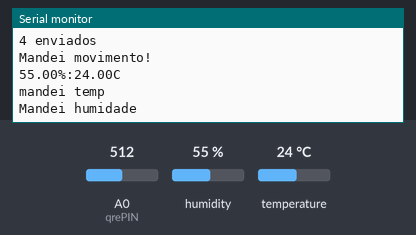
A sketch run on a simulated ESP8266 (NodeMCU). Shown: the last lines printed to the serial monitor. Inputs (shaded band) come from the test bench; at power-on: temperature 24 °C, humidity 55 %, A0 (qrePIN) = 512. WiFi joins after 1.5 s; servers stay silent unless stated; no MQTT or app messages arrive unless stated.

Above: at 5.7 s.
5.8 s: temperature set to 12 °C
7.3 s: humidity set to 22 %
At 8.6 s:
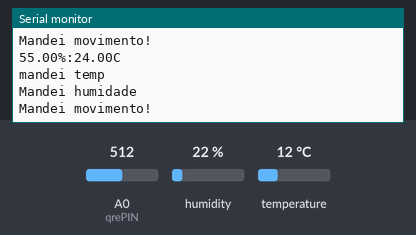
8.8 s: humidity set to 40 %
At 11.4 s:
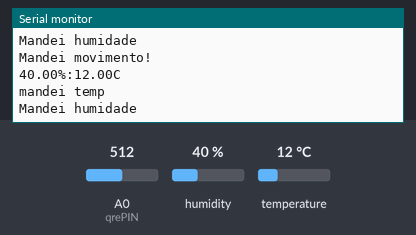

The sketch:

code_MQTT_esp8266.ino
```cpp
#include <ESP8266WiFi.h>
#include "Adafruit_MQTT.h"
#include "Adafruit_MQTT_Client.h"
#include "DHT.h"
#include <EEPROM.h>
#include <SPI.h>

#define dhtPIN D1
#define qrePIN A0 // define our potentiometer at pin0 which is the ADC for the ESP8266 board (the only ADC pin available)
/************************* WiFi Access Point *********************************/

#define WLAN_SSID       "Alice" // enter your WiFi SSID
#define WLAN_PASS       "aliceinwonderland" // this is your WiFi password

/************************* Adafruit.io Setup *********************************/

#define MQTT_SERVER      "192.168.137.250" // change this to your Pi IP_address
#define MQTT_SERVERPORT  1883                   // use 8883 for SSL
#define MQTT_USERNAME    "" // empty
#define MQTT_KEY         "" // empty

/************ Global State (you don't need to change this!) ******************/

// Create an ESP8266 WiFiClient class to connect to the MQTT server.
WiFiClient client;
// or... use WiFiFlientSecure for SSL
//WiFiClientSecure client;

// Setup the MQTT client class by passing in the WiFi client and MQTT server and login details.
Adafruit_MQTT_Client mqtt(&client, MQTT_SERVER, MQTT_SERVERPORT, MQTT_USERNAME, MQTT_KEY);

/****************************** data stream publish/subscribe ***************************************/

Adafruit_MQTT_Publish temp_stream = Adafruit_MQTT_Publish(&mqtt, MQTT_USERNAME "temp"); // change the topic
Adafruit_MQTT_Publish humi_stream = Adafruit_MQTT_Publish(&mqtt, MQTT_USERNAME "humi"); // change the topic
Adafruit_MQTT_Publish move_stream = Adafruit_MQTT_Publish(&mqtt, MQTT_USERNAME "move"); // change the topic
Adafruit_MQTT_Publish thing_stream = Adafruit_MQTT_Publish(&mqtt, MQTT_USERNAME "thingIp"); // change the topic
Adafruit_MQTT_Publish sensor_stream = Adafruit_MQTT_Publish(&mqtt, MQTT_USERNAME "sensor"); // change the topic

//Adafruit_MQTT_Publish pi_led = Adafruit_MQTT_Publish(&mqtt, MQTT_USERNAME "/pi/led"); // ignore this for now


/*************************** Sketch Code ************************************/

// Bug workaround for Arduino 1.6.6, it seems to need a function declaration
// for some reason (only affects ESP8266, likely an arduino-builder bug).
void MQTT_connect();

DHT dht;
int sensorValue = 0;
int sensorValueOn = 0;
float auxTemp = 0.0;
float auxHumid = 0.0;
boolean flag = true;
int tempoAtual = 0;
int tempoContadorDHT11 =  0;
int tempoContadorQRE =  0;
const int trezeSegundos = 13000;
const int dezSegundos = 10000;
int tempoContadorPublish = 0;

void setup() {
  Serial.begin(921600);
  delay(10);
  //pinMode(pot,INPUT); // potentiometer connected to A0 to obtain analog value to be streamed to Raspberry Pi (broker)
  Serial.println(F("Adafruit MQTT demo"));
  dht.setup(dhtPIN);

  // Connect to WiFi access point.
  Serial.println(); Serial.println();
  Serial.print("Connecting to ");
  Serial.println(WLAN_SSID);

  WiFi.begin(WLAN_SSID, WLAN_PASS);
  while (WiFi.status() != WL_CONNECTED) {
    delay(500);
    Serial.print(".");
  }
  Serial.println();

  Serial.println("WiFi connected");
  Serial.println("IP address: "); Serial.println(WiFi.localIP());
  String IP = WiFi.localIP().toString();
  char IP_char[15];
  IP.toCharArray(IP_char, 15);
  //sendThingInfo(WiFi.localIP().toString());
  //sendSensor("QRE");
  //sendSensor("DHT11");
  MQTT_connect();
  delay(500);
  thing_stream.publish(IP_char);
  delay(500);
  sensor_stream.publish("QRE");
  delay(500);
  sensor_stream.publish("DHT11");
  delay(500);
  move_stream.publish(0);
  delay(500);
  Serial.println("4 enviados");
  delay(500);
}

uint32_t x = 0;

void loop() {
  delay(25);
  tempoAtual = millis();

  if ((tempoAtual - tempoContadorDHT11) >= 5000)
  {
    readDHT();
    tempoContadorDHT11 = tempoAtual + 250;
  }

  if ((tempoAtual - tempoContadorQRE) >= 3999 /*&& sensorValueOn < 1024*/)
  {
    readQRE();
    tempoContadorQRE = tempoAtual + 250;
  }

  sendMovement();
}

void readDHT()
{
  float humidity = dht.getHumidity();
  delay(250);
  float temperature = dht.getTemperature();

  if (auxTemp != temperature && auxHumid != humidity)
  {
    sendToConsole(humidity, temperature);
    auxTemp = temperature;
    //delay(1000);
    temp_stream.publish(temperature);
    Serial.println("mandei temp");
    humi_stream.publish(humidity);
    Serial.println("Mandei humidade");
    //delay(1000);

  }
}

void readQRE()
{
  sensorValue = analogRead(qrePIN);
  //Serial.println(sensorValue);
  if (sensorValue < 1024)
  {

  } else
  {
    //delay(1000);
    move_stream.publish(0);
    Serial.println("publish 0 no movimento");
    //delay(1000);
  }
}

void sendMovement()
{
  sensorValueOn = analogRead(qrePIN);

  //Serial.println(sensorValue);
  if (sensorValueOn < 1024)
  {
    if ((tempoAtual - tempoContadorPublish) >= 3500)
    {
      //delay(1000);
      move_stream.publish(1);
      Serial.println("Mandei movimento!");
      //delay(1000);
      tempoContadorPublish = tempoAtual;
    }
  }
}


// Function to connect and reconnect as necessary to the MQTT server.
// Should be called in the loop function and it will take care if connecting.
void MQTT_connect() {
  int8_t ret;

  // Stop if already connected.
  if (mqtt.connected()) {
    return;
  }

  Serial.print("Connecting to MQTT... ");

  uint8_t retries = 3;
  while ((ret = mqtt.connect()) != 0) { // connect will return 0 for connected
    Serial.println(mqtt.connectErrorString(ret));
    Serial.println("Retrying MQTT connection in 5 seconds...");
    mqtt.disconnect();
    delay(5000);  // wait 5 seconds
    retries--;
    if (retries == 0) {
      // basically die and wait for WDT to reset me
      while (1);
    }
  }
  Serial.println("MQTT Connected!");
}

void sendToConsole(float humidity, float temperature)
{
  //Serial.print(dht.getStatusString());
  //Serial.print("\t");
  Serial.print(humidity);
  Serial.print("%");
  Serial.print(":");
  Serial.print(temperature);
  Serial.print("C");
  Serial.println();
  //temp_stream.publish(temperature);
}
```

Measured:
- after the input at 8.8 s, the serial monitor: prints a new line after 1.7 s (image 2)
